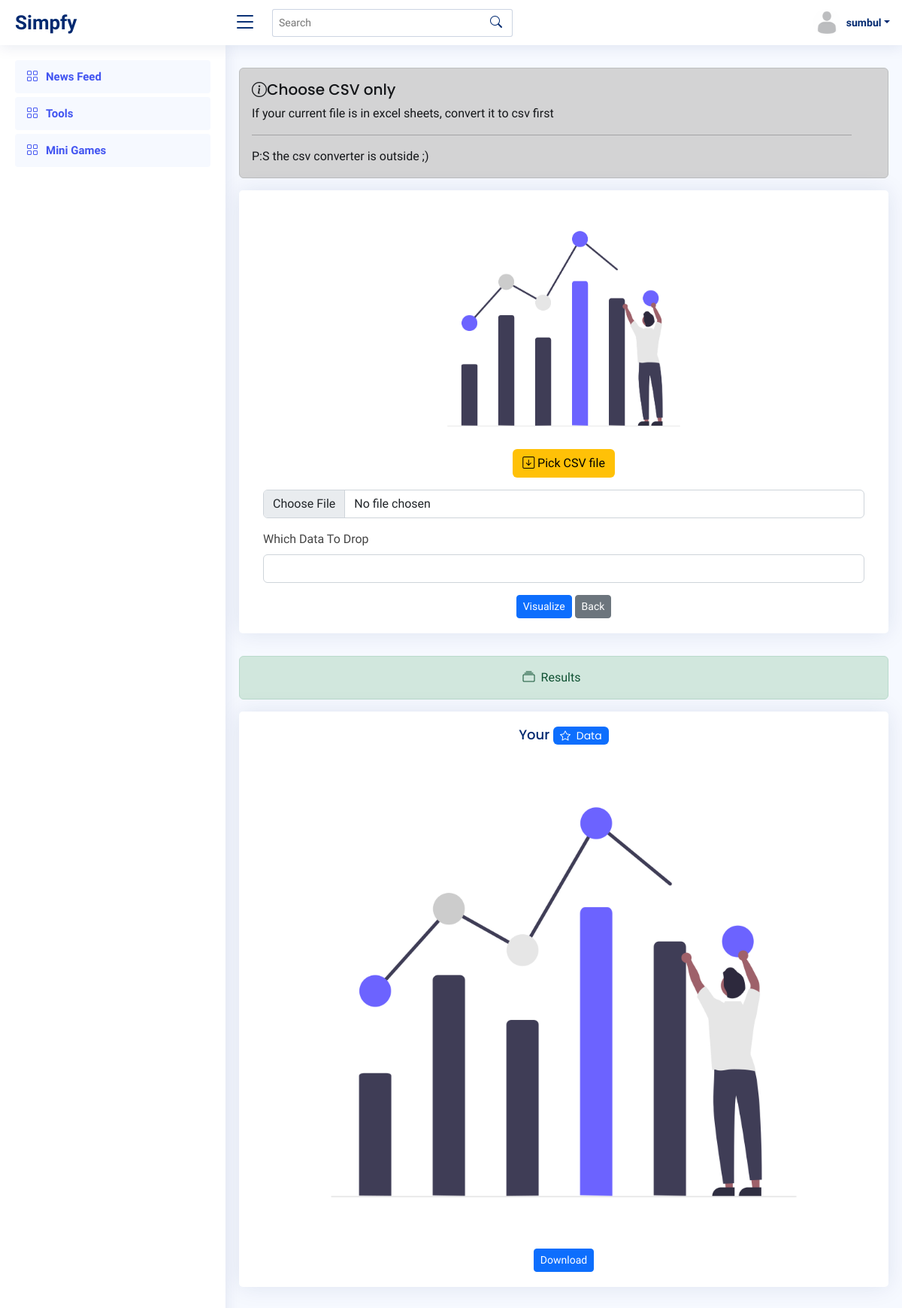
The page /line2 (signed in) on the database as committed earlier.
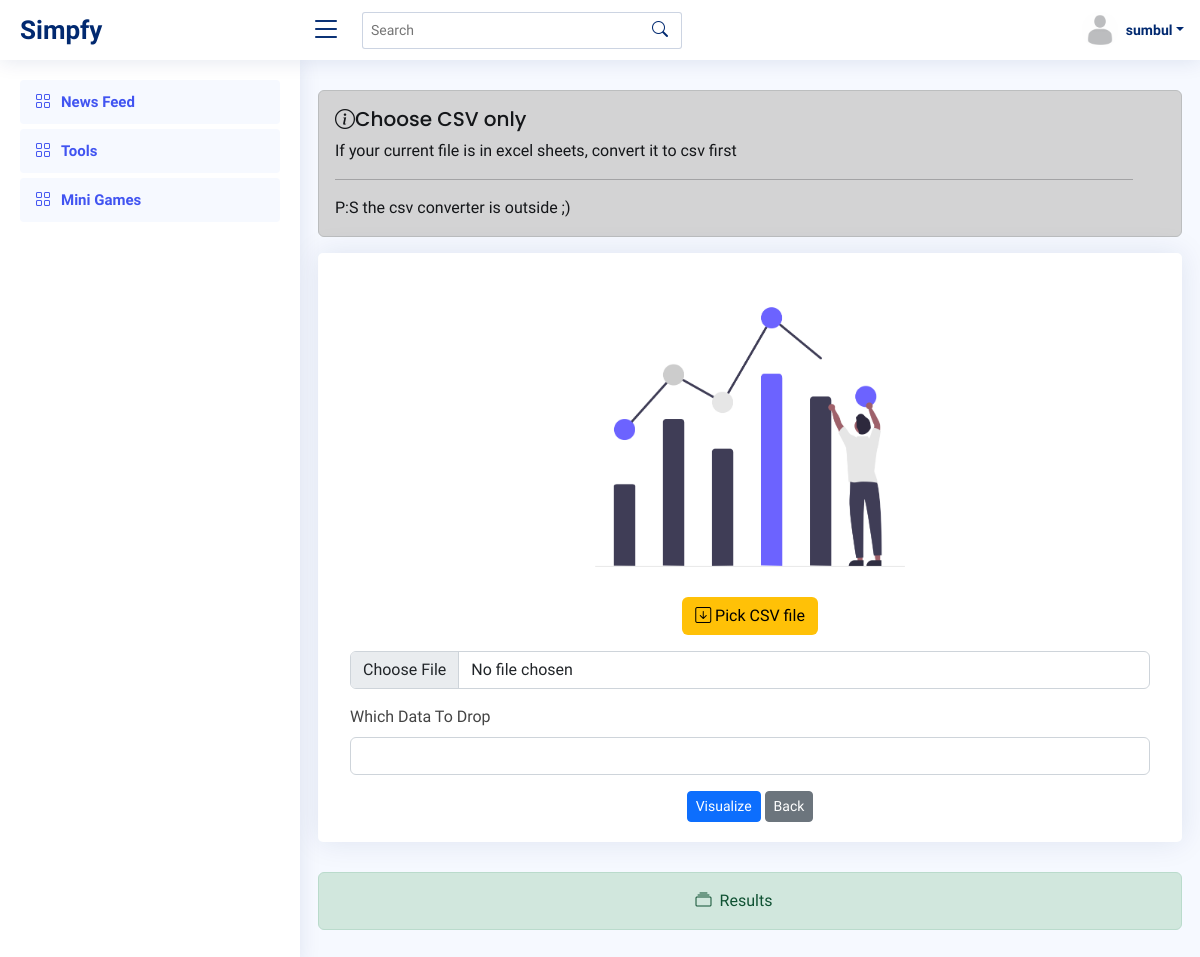
The same page on the database as committed later.
### tools/models.py (models this page shows)
class Line2(models.Model):
    user = models.ForeignKey(Profile, on_delete=models.CASCADE, null=True)
    file = models.FileField(upload_to='line2', null=True, blank=True)

### tools/views.py (the view, shortened to what this page needs)
# urls.py: path('line2', views.line2, name="line2"),
def line2(request):
    user_object = User.objects.get(username=request.user.username)
    user_profile = Profile.objects.get(user=user_object)
    all_user = Profile.objects.all()
    user_request = User.objects.get(username=request.user.username)
    user_req = Profile.objects.get(user=user_request)
    answer = Line2.objects.all().filter(user=user_profile)
    context = {
        'user_profile':user_profile,
        'all_user' : all_user,
        'user_req' : user_req,
        'answer' : answer
    }
    return render(request, 'tools/tools_line2.html', context)

### templates/tools/tools_line2.html (shortened to what this page needs)
{% load static %}
{% include "../header.html" %}
<main id="main" class="main">
    <section class="section">
        <div class="row align-items-top">
          <div class="alert alert-dark alert-dismissible fade show" role="alert">
            <h4 class="alert-heading"><i class="bi bi-info-circle"></i>Choose CSV only</h4>
            <p>If your current file is in excel sheets, convert it to csv first</p>
            <hr>
            <p class="mb-0">P:S the csv converter is outside ;)</p>
          </div>
            <div class="card">
              <div class="card-body"><br>
                <form action="" method="POST" enctype="multipart/form-data" class="row g-3">
                  <div class="col-12">
                    <center><label class="form-label"><img class="img-fluid img-responsive" src="{% static 'tools/img/line2.png' %}" width=400 height=200><br>
                      <h3 class="btn bg-warning" style="color:black;"><i class="bi bi-arrow-down-square"></i> Pick CSV file</h3>
                     </label></center>
                    <input type="file" name="file" class="form-control" id="inputNanme4">
                  </div>
                  <div class="col-md-12">
                    <label for="inputEmail5" class="form-label">Which Data To Drop</label>
                    <input type="text" name="drop" class="form-control" id="inputEmail5">
                  </div>
                  <div class="text-center">
                    <button type="submit" class="btn btn-primary btn-sm">Visualize</button>
                    <a href="/tools-index" class="btn btn-secondary btn-sm">Back</a>
                  </div>
                </form>
              </div>
            </div>
        </div>
        <div class="row">
          <div class="alert alert-success alert-dismissible fade show" role="alert">
            <center><i class="bi bi-collection me-1"></i>
            Results</center>
          </div>
          {% for ans in answer reversed%}
          <div class="card text-center">
            <div>
              <h5 class="card-title">Your <span class="badge bg-primary" style="color:white;"><i class="bi bi-star me-1"></i> Data</span></h5>
            </div>
            <div class="card-body">
              <h5><img class="img-fluid img-responsive" src={{ans.file.url}}></h5>
              <a href="{{ans.file.url}}" class="btn btn-primary btn-sm" download> Download</a>
            </div>
          </div>
          {% endfor %}
        </div>
    </section>
</main>
{% include '../footer.html' %}

Rows that differ between the two databases and show on the page:
removed Line2: file (picture)
